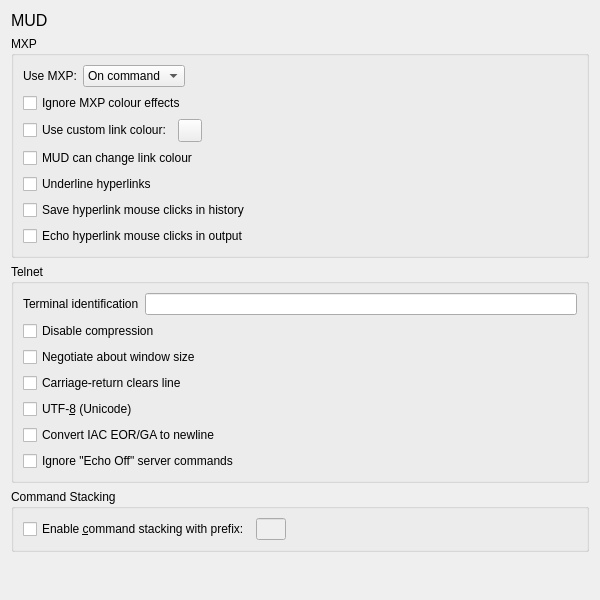
<?xml version="1.0" encoding="UTF-8"?>
<ui version="4.0">
 <class>PrefsMud</class>
 <widget class="QWidget" name="PrefsMud">
  <property name="geometry">
   <rect>
    <x>0</x>
    <y>0</y>
    <width>600</width>
    <height>600</height>
   </rect>
  </property>
  <property name="windowTitle">
   <string>Output</string>
  </property>
  <layout class="QVBoxLayout" name="verticalLayout">
   <item>
    <widget class="QLabel" name="label_title">
     <property name="sizePolicy">
      <sizepolicy hsizetype="Preferred" vsizetype="Fixed">
       <horstretch>0</horstretch>
       <verstretch>0</verstretch>
      </sizepolicy>
     </property>
     <property name="font">
      <font>
       <pointsize>12</pointsize>
      </font>
     </property>
     <property name="text">
      <string>MUD</string>
     </property>
    </widget>
   </item>
   <item>
    <widget class="QGroupBox" name="_hyperlinks">
     <property name="title">
      <string>MXP</string>
     </property>
     <layout class="QVBoxLayout" name="verticalLayout_2">
      <item>
       <layout class="QHBoxLayout" name="horizontalLayout">
        <item>
         <widget class="QLabel" name="UseMxp_label">
          <property name="text">
           <string>Use MXP:</string>
          </property>
          <property name="buddy">
           <cstring>UseMxp</cstring>
          </property>
         </widget>
        </item>
        <item>
         <widget class="QComboBox" name="UseMxp">
          <property name="sizePolicy">
           <sizepolicy hsizetype="Fixed" vsizetype="Fixed">
            <horstretch>0</horstretch>
            <verstretch>0</verstretch>
           </sizepolicy>
          </property>
          <item>
           <property name="text">
            <string>On command</string>
           </property>
          </item>
          <item>
           <property name="text">
            <string>On query</string>
           </property>
          </item>
          <item>
           <property name="text">
            <string>Always</string>
           </property>
          </item>
          <item>
           <property name="text">
            <string>Never</string>
           </property>
          </item>
         </widget>
        </item>
        <item>
         <spacer name="horizontalSpacer_2">
          <property name="orientation">
           <enum>Qt::Orientation::Horizontal</enum>
          </property>
          <property name="sizeHint" stdset="0">
           <size>
            <width>40</width>
            <height>20</height>
           </size>
          </property>
         </spacer>
        </item>
       </layout>
      </item>
      <item>
       <widget class="QCheckBox" name="IgnoreMxpColourChanges">
        <property name="sizePolicy">
         <sizepolicy hsizetype="Minimum" vsizetype="Fixed">
          <horstretch>1</horstretch>
          <verstretch>0</verstretch>
         </sizepolicy>
        </property>
        <property name="text">
         <string>Ignore MXP colour effects</string>
        </property>
       </widget>
      </item>
      <item>
       <layout class="QHBoxLayout" name="_custom_color">
        <item>
         <widget class="QCheckBox" name="UseCustomLinkColour">
          <property name="text">
           <string>Use custom link colour:</string>
          </property>
         </widget>
        </item>
        <item>
         <widget class="ColorPickerButton" name="HyperlinkColour">
          <property name="baseSize">
           <size>
            <width>20</width>
            <height>20</height>
           </size>
          </property>
         </widget>
        </item>
        <item>
         <spacer name="horizontalSpacer">
          <property name="orientation">
           <enum>Qt::Orientation::Horizontal</enum>
          </property>
          <property name="sizeHint" stdset="0">
           <size>
            <width>40</width>
            <height>20</height>
           </size>
          </property>
         </spacer>
        </item>
       </layout>
      </item>
      <item>
       <widget class="QCheckBox" name="MudCanChangeLinkColour">
        <property name="text">
         <string>MUD can change link colour</string>
        </property>
       </widget>
      </item>
      <item>
       <widget class="QCheckBox" name="UnderlineHyperlinks">
        <property name="text">
         <string>Underline hyperlinks</string>
        </property>
       </widget>
      </item>
      <item>
       <widget class="QCheckBox" name="HyperlinkAddsToCommandHistory">
        <property name="text">
         <string>Save hyperlink mouse clicks in history</string>
        </property>
       </widget>
      </item>
      <item>
       <widget class="QCheckBox" name="EchoHyperlinkInOutputWindow">
        <property name="text">
         <string>Echo hyperlink mouse clicks in output</string>
        </property>
       </widget>
      </item>
     </layout>
    </widget>
   </item>
   <item>
    <widget class="QGroupBox" name="_telnet">
     <property name="title">
      <string>Telnet</string>
     </property>
     <layout class="QVBoxLayout" name="verticalLayout_3">
      <item>
       <layout class="QHBoxLayout" name="horizontalLayout_1">
        <item>
         <widget class="QLabel" name="TerminalIdentification_label">
          <property name="text">
           <string>Terminal identification</string>
          </property>
         </widget>
        </item>
        <item>
         <widget class="QLineEdit" name="TerminalIdentification"/>
        </item>
       </layout>
      </item>
      <item>
       <widget class="QCheckBox" name="DisableCompression">
        <property name="text">
         <string>Disable compression</string>
        </property>
       </widget>
      </item>
      <item>
       <widget class="QCheckBox" name="Naws">
        <property name="text">
         <string>Negotiate about window size</string>
        </property>
       </widget>
      </item>
      <item>
       <widget class="QCheckBox" name="CarriageReturnClearsLine">
        <property name="text">
         <string>Carriage-return clears line</string>
        </property>
       </widget>
      </item>
      <item>
       <widget class="QCheckBox" name="Utf8">
        <property name="text">
         <string>UTF-&amp;8 (Unicode)</string>
        </property>
       </widget>
      </item>
      <item>
       <widget class="QCheckBox" name="ConvertGaToNewline">
        <property name="text">
         <string>Convert IAC EOR/GA to newline</string>
        </property>
       </widget>
      </item>
      <item>
       <widget class="QCheckBox" name="NoEchoOff">
        <property name="text">
         <string>Ignore &quot;Echo Off&quot; server commands</string>
        </property>
       </widget>
      </item>
     </layout>
    </widget>
   </item>
   <item>
    <widget class="QGroupBox" name="_command_stacking">
     <property name="title">
      <string>Command Stacking</string>
     </property>
     <layout class="QHBoxLayout" name="horizontalLayout_2">
      <property name="spacing">
       <number>-1</number>
      </property>
      <item>
       <widget class="QCheckBox" name="EnableCommandStack">
        <property name="text">
         <string>Enable &amp;command stacking with prefix:</string>
        </property>
       </widget>
      </item>
      <item>
       <widget class="QLineEdit" name="CommandStackCharacter">
        <property name="enabled">
         <bool>false</bool>
        </property>
        <property name="sizePolicy">
         <sizepolicy hsizetype="Fixed" vsizetype="Fixed">
          <horstretch>0</horstretch>
          <verstretch>0</verstretch>
         </sizepolicy>
        </property>
        <property name="maximumSize">
         <size>
          <width>30</width>
          <height>16777215</height>
         </size>
        </property>
        <property name="maxLength">
         <number>1</number>
        </property>
       </widget>
      </item>
      <item>
       <spacer name="horizontalSpacer_4">
        <property name="orientation">
         <enum>Qt::Orientation::Horizontal</enum>
        </property>
        <property name="sizeHint" stdset="0">
         <size>
          <width>600</width>
          <height>20</height>
         </size>
        </property>
       </spacer>
      </item>
     </layout>
    </widget>
   </item>
   <item>
    <spacer name="verticalSpacer">
     <property name="orientation">
      <enum>Qt::Orientation::Vertical</enum>
     </property>
     <property name="sizeHint" stdset="0">
      <size>
       <width>20</width>
       <height>40</height>
      </size>
     </property>
    </spacer>
   </item>
  </layout>
 </widget>
 <customwidgets>
  <customwidget>
   <class>ColorPickerButton</class>
   <extends>QToolButton</extends>
   <header>colorpickerbutton.h</header>
  </customwidget>
 </customwidgets>
 <resources/>
 <connections/>
</ui>
